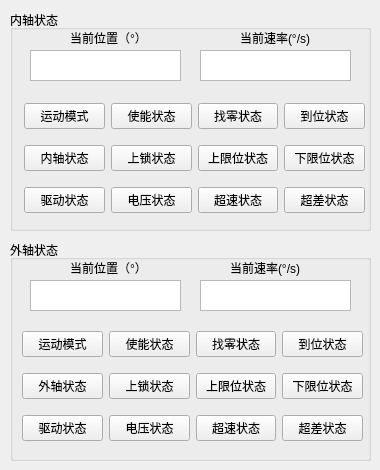
      <widget class="QWidget" name="tab_27">
       <attribute name="title">
        <string>轴状态</string>
       </attribute>
       <widget class="QGroupBox" name="groupBox_InnerSstate">
        <property name="geometry">
         <rect>
          <x>10</x>
          <y>10</y>
          <width>361</width>
          <height>221</height>
         </rect>
        </property>
        <property name="title">
         <string>内轴状态</string>
        </property>
        <widget class="QLabel" name="label_InnerCurrentPosition">
         <property name="geometry">
          <rect>
           <x>60</x>
           <y>20</y>
           <width>81</width>
           <height>16</height>
          </rect>
         </property>
         <property name="text">
          <string>当前位置（°）</string>
         </property>
        </widget>
        <widget class="QLabel" name="label_InnerCurrentSpeed">
         <property name="geometry">
          <rect>
           <x>230</x>
           <y>20</y>
           <width>81</width>
           <height>16</height>
          </rect>
         </property>
         <property name="text">
          <string>当前速率(°/s)</string>
         </property>
        </widget>
        <widget class="QTextEdit" name="textEdit_InnerCurrentPosition">
         <property name="geometry">
          <rect>
           <x>20</x>
           <y>40</y>
           <width>151</width>
           <height>31</height>
          </rect>
         </property>
         <property name="readOnly">
          <bool>true</bool>
         </property>
        </widget>
        <widget class="QTextEdit" name="textEdit_InnerCurrentSpeed">
         <property name="geometry">
          <rect>
           <x>190</x>
           <y>40</y>
           <width>151</width>
           <height>31</height>
          </rect>
         </property>
         <property name="readOnly">
          <bool>true</bool>
         </property>
        </widget>
        <widget class="QWidget" name="layoutWidget">
         <property name="geometry">
          <rect>
           <x>14</x>
           <y>83</y>
           <width>341</width>
           <height>131</height>
          </rect>
         </property>
         <layout class="QVBoxLayout" name="verticalLayout">
          <item>
           <layout class="QHBoxLayout" name="horizontalLayout_3">
            <item>
             <widget class="QPushButton" name="pushButton_InnerRunMode">
              <property name="text">
               <string>运动模式</string>
              </property>
             </widget>
            </item>
            <item>
             <widget class="QPushButton" name="pushButton_InnerEnable">
              <property name="enabled">
               <bool>true</bool>
              </property>
              <property name="autoFillBackground">
               <bool>false</bool>
              </property>
              <property name="text">
               <string>使能状态</string>
              </property>
             </widget>
            </item>
            <item>
             <widget class="QPushButton" name="pushButton_InnerReturnToZero">
              <property name="text">
               <string>找零状态</string>
              </property>
             </widget>
            </item>
            <item>
             <widget class="QPushButton" name="pushButton_InnerMoveInPlace">
              <property name="text">
               <string>到位状态</string>
              </property>
             </widget>
            </item>
           </layout>
          </item>
          <item>
           <layout class="QHBoxLayout" name="horizontalLayout_10">
            <item>
             <widget class="QPushButton" name="pushButton_InnerModel">
              <property name="text">
               <string>内轴状态</string>
              </property>
             </widget>
            </item>
            <item>
             <widget class="QPushButton" name="pushButton_InnerLockState">
              <property name="text">
               <string>上锁状态</string>
              </property>
             </widget>
            </item>
            <item>
             <widget class="QPushButton" name="pushButton_InnerUpLimit">
              <property name="text">
               <string>上限位状态</string>
              </property>
             </widget>
            </item>
            <item>
             <widget class="QPushButton" name="pushButton_InnerDownLimit">
              <property name="text">
               <string>下限位状态</string>
              </property>
             </widget>
            </item>
           </layout>
          </item>
          <item>
           <layout class="QHBoxLayout" name="horizontalLayout_11">
            <item>
             <widget class="QPushButton" name="pushButton_InnerDriverFault">
              <property name="text">
               <string>驱动状态</string>
              </property>
             </widget>
            </item>
            <item>
             <widget class="QPushButton" name="pushButton_InnerOverVoltage">
              <property name="text">
               <string>电压状态</string>
              </property>
             </widget>
            </item>
            <item>
             <widget class="QPushButton" name="pushButton_InnerOverSpeed">
              <property name="text">
               <string>超速状态</string>
              </property>
             </widget>
            </item>
            <item>
             <widget class="QPushButton" name="pushButton_InnerOverDiff">
              <property name="text">
               <string>超差状态</string>
              </property>
             </widget>
            </item>
           </layout>
          </item>
         </layout>
        </widget>
       </widget>
       <widget class="QGroupBox" name="groupBox_OutState">
        <property name="geometry">
         <rect>
          <x>10</x>
          <y>240</y>
          <width>361</width>
          <height>221</height>
         </rect>
        </property>
        <property name="title">
         <string>外轴状态</string>
        </property>
        <widget class="QTextEdit" name="textEdit_outterCurrentSpeed">
         <property name="geometry">
          <rect>
           <x>190</x>
           <y>40</y>
           <width>151</width>
           <height>31</height>
          </rect>
         </property>
         <property name="readOnly">
          <bool>true</bool>
         </property>
        </widget>
        <widget class="QLabel" name="label_OutterCurrentPosition">
         <property name="geometry">
          <rect>
           <x>60</x>
           <y>20</y>
           <width>81</width>
           <height>16</height>
          </rect>
         </property>
         <property name="text">
          <string>当前位置（°）</string>
         </property>
        </widget>
        <widget class="QTextEdit" name="textEdit_OutterCurrentPosition">
         <property name="geometry">
          <rect>
           <x>20</x>
           <y>40</y>
           <width>151</width>
           <height>31</height>
          </rect>
         </property>
         <property name="readOnly">
          <bool>true</bool>
         </property>
        </widget>
        <widget class="QLabel" name="label_outterCurrentSpeed">
         <property name="geometry">
          <rect>
           <x>220</x>
           <y>20</y>
           <width>81</width>
           <height>16</height>
          </rect>
         </property>
         <property name="text">
          <string>当前速率(°/s)</string>
         </property>
        </widget>
        <widget class="QWidget" name="layoutWidget_2">
         <property name="geometry">
          <rect>
           <x>12</x>
           <y>81</y>
           <width>341</width>
           <height>131</height>
          </rect>
         </property>
         <layout class="QVBoxLayout" name="verticalLayout_2">
          <item>
           <layout class="QHBoxLayout" name="horizontalLayout_12">
            <item>
             <widget class="QPushButton" name="pushButton_OuterRunMode">
              <property name="text">
               <string>运动模式</string>
              </property>
             </widget>
            </item>
            <item>
             <widget class="QPushButton" name="pushButton_OuterEnable">
              <property name="text">
               <string>使能状态</string>
              </property>
             </widget>
            </item>
            <item>
             <widget class="QPushButton" name="pushButton_OuterReturnToZero">
              <property name="text">
               <string>找零状态</string>
              </property>
             </widget>
            </item>
            <item>
             <widget class="QPushButton" name="pushButton_OuterMoveInPlace">
              <property name="text">
               <string>到位状态</string>
              </property>
             </widget>
            </item>
           </layout>
          </item>
          <item>
           <layout class="QHBoxLayout" name="horizontalLayout_13">
            <item>
             <widget class="QPushButton" name="pushButton_OuterModel">
              <property name="text">
               <string>外轴状态</string>
              </property>
             </widget>
            </item>
            <item>
             <widget class="QPushButton" name="pushButton_OuterLockState">
              <property name="text">
               <string>上锁状态</string>
              </property>
             </widget>
            </item>
            <item>
             <widget class="QPushButton" name="pushButton_OuterUpLimit">
              <property name="text">
               <string>上限位状态</string>
              </property>
             </widget>
            </item>
            <item>
             <widget class="QPushButton" name="pushButton_OuterDownLimit">
              <property name="text">
               <string>下限位状态</string>
              </property>
             </widget>
            </item>
           </layout>
          </item>
          <item>
           <layout class="QHBoxLayout" name="horizontalLayout_14">
            <item>
             <widget class="QPushButton" name="pushButton_OuterDriverFault">
              <property name="text">
               <string>驱动状态</string>
              </property>
             </widget>
            </item>
            <item>
             <widget class="QPushButton" name="pushButton_OuterOverVoltage">
              <property name="text">
               <string>电压状态</string>
              </property>
             </widget>
            </item>
            <item>
             <widget class="QPushButton" name="pushButton_OuterOverSpeed">
              <property name="text">
               <string>超速状态</string>
              </property>
             </widget>
            </item>
            <item>
             <widget class="QPushButton" name="pushButton_OuterOverDiff">
              <property name="text">
               <string>超差状态</string>
              </property>
             </widget>
            </item>
           </layout>
          </item>
         </layout>
        </widget>
       </widget>
      </widget>
